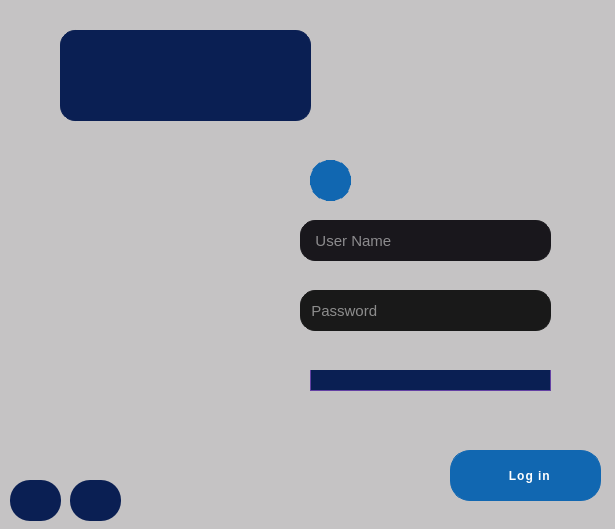
<?xml version="1.0" encoding="UTF-8"?>
<ui version="4.0">
 <class>Form</class>
 <widget class="QWidget" name="Form">
  <property name="enabled">
   <bool>true</bool>
  </property>
  <property name="geometry">
   <rect>
    <x>0</x>
    <y>0</y>
    <width>615</width>
    <height>529</height>
   </rect>
  </property>
  <property name="windowTitle">
   <string>Form</string>
  </property>
  <widget class="QFrame" name="frame">
   <property name="geometry">
    <rect>
     <x>-30</x>
     <y>0</y>
     <width>651</width>
     <height>531</height>
    </rect>
   </property>
   <property name="sizePolicy">
    <sizepolicy hsizetype="Expanding" vsizetype="Expanding">
     <horstretch>0</horstretch>
     <verstretch>0</verstretch>
    </sizepolicy>
   </property>
   <property name="autoFillBackground">
    <bool>false</bool>
   </property>
   <property name="styleSheet">
    <string notr="true">QFrame {
	background-color: rgb(197 , 195,196);
	border-radius: 0px;
}
</string>
   </property>
   <property name="frameShape">
    <enum>QFrame::StyledPanel</enum>
   </property>
   <property name="frameShadow">
    <enum>QFrame::Raised</enum>
   </property>
   <widget class="QFrame" name="frame_2">
    <property name="geometry">
     <rect>
      <x>30</x>
      <y>0</y>
      <width>621</width>
      <height>531</height>
     </rect>
    </property>
    <property name="palette">
     <palette>
      <active>
       <colorrole role="Button">
        <brush brushstyle="SolidPattern">
         <color alpha="255">
          <red>197</red>
          <green>195</green>
          <blue>196</blue>
         </color>
        </brush>
       </colorrole>
       <colorrole role="Base">
        <brush brushstyle="SolidPattern">
         <color alpha="255">
          <red>197</red>
          <green>195</green>
          <blue>196</blue>
         </color>
        </brush>
       </colorrole>
       <colorrole role="Window">
        <brush brushstyle="SolidPattern">
         <color alpha="255">
          <red>197</red>
          <green>195</green>
          <blue>196</blue>
         </color>
        </brush>
       </colorrole>
      </active>
      <inactive>
       <colorrole role="Button">
        <brush brushstyle="SolidPattern">
         <color alpha="255">
          <red>197</red>
          <green>195</green>
          <blue>196</blue>
         </color>
        </brush>
       </colorrole>
       <colorrole role="Base">
        <brush brushstyle="SolidPattern">
         <color alpha="255">
          <red>197</red>
          <green>195</green>
          <blue>196</blue>
         </color>
        </brush>
       </colorrole>
       <colorrole role="Window">
        <brush brushstyle="SolidPattern">
         <color alpha="255">
          <red>197</red>
          <green>195</green>
          <blue>196</blue>
         </color>
        </brush>
       </colorrole>
      </inactive>
      <disabled>
       <colorrole role="Button">
        <brush brushstyle="SolidPattern">
         <color alpha="255">
          <red>197</red>
          <green>195</green>
          <blue>196</blue>
         </color>
        </brush>
       </colorrole>
       <colorrole role="Base">
        <brush brushstyle="SolidPattern">
         <color alpha="255">
          <red>197</red>
          <green>195</green>
          <blue>196</blue>
         </color>
        </brush>
       </colorrole>
       <colorrole role="Window">
        <brush brushstyle="SolidPattern">
         <color alpha="255">
          <red>197</red>
          <green>195</green>
          <blue>196</blue>
         </color>
        </brush>
       </colorrole>
      </disabled>
     </palette>
    </property>
    <property name="layoutDirection">
     <enum>Qt::RightToLeft</enum>
    </property>
    <property name="styleSheet">
     <string notr="true"/>
    </property>
    <property name="frameShape">
     <enum>QFrame::StyledPanel</enum>
    </property>
    <property name="frameShadow">
     <enum>QFrame::Raised</enum>
    </property>
    <widget class="QLineEdit" name="lineEdit">
     <property name="geometry">
      <rect>
       <x>300</x>
       <y>220</y>
       <width>251</width>
       <height>41</height>
      </rect>
     </property>
     <property name="palette">
      <palette>
       <active>
        <colorrole role="Button">
         <brush brushstyle="SolidPattern">
          <color alpha="255">
           <red>25</red>
           <green>23</green>
           <blue>28</blue>
          </color>
         </brush>
        </colorrole>
        <colorrole role="Text">
         <brush brushstyle="SolidPattern">
          <color alpha="255">
           <red>255</red>
           <green>255</green>
           <blue>255</blue>
          </color>
         </brush>
        </colorrole>
        <colorrole role="Base">
         <brush brushstyle="SolidPattern">
          <color alpha="255">
           <red>25</red>
           <green>23</green>
           <blue>28</blue>
          </color>
         </brush>
        </colorrole>
        <colorrole role="Window">
         <brush brushstyle="SolidPattern">
          <color alpha="255">
           <red>25</red>
           <green>23</green>
           <blue>28</blue>
          </color>
         </brush>
        </colorrole>
        <colorrole role="PlaceholderText">
         <brush brushstyle="SolidPattern">
          <color alpha="128">
           <red>255</red>
           <green>255</green>
           <blue>255</blue>
          </color>
         </brush>
        </colorrole>
       </active>
       <inactive>
        <colorrole role="Button">
         <brush brushstyle="SolidPattern">
          <color alpha="255">
           <red>25</red>
           <green>23</green>
           <blue>28</blue>
          </color>
         </brush>
        </colorrole>
        <colorrole role="Text">
         <brush brushstyle="SolidPattern">
          <color alpha="255">
           <red>255</red>
           <green>255</green>
           <blue>255</blue>
          </color>
         </brush>
        </colorrole>
        <colorrole role="Base">
         <brush brushstyle="SolidPattern">
          <color alpha="255">
           <red>25</red>
           <green>23</green>
           <blue>28</blue>
          </color>
         </brush>
        </colorrole>
        <colorrole role="Window">
         <brush brushstyle="SolidPattern">
          <color alpha="255">
           <red>25</red>
           <green>23</green>
           <blue>28</blue>
          </color>
         </brush>
        </colorrole>
        <colorrole role="PlaceholderText">
         <brush brushstyle="SolidPattern">
          <color alpha="128">
           <red>255</red>
           <green>255</green>
           <blue>255</blue>
          </color>
         </brush>
        </colorrole>
       </inactive>
       <disabled>
        <colorrole role="Button">
         <brush brushstyle="SolidPattern">
          <color alpha="255">
           <red>25</red>
           <green>23</green>
           <blue>28</blue>
          </color>
         </brush>
        </colorrole>
        <colorrole role="Text">
         <brush brushstyle="SolidPattern">
          <color alpha="255">
           <red>120</red>
           <green>120</green>
           <blue>120</blue>
          </color>
         </brush>
        </colorrole>
        <colorrole role="Base">
         <brush brushstyle="SolidPattern">
          <color alpha="255">
           <red>25</red>
           <green>23</green>
           <blue>28</blue>
          </color>
         </brush>
        </colorrole>
        <colorrole role="Window">
         <brush brushstyle="SolidPattern">
          <color alpha="255">
           <red>25</red>
           <green>23</green>
           <blue>28</blue>
          </color>
         </brush>
        </colorrole>
        <colorrole role="PlaceholderText">
         <brush brushstyle="SolidPattern">
          <color alpha="128">
           <red>0</red>
           <green>0</green>
           <blue>0</blue>
          </color>
         </brush>
        </colorrole>
       </disabled>
      </palette>
     </property>
     <property name="font">
      <font>
       <pointsize>11</pointsize>
      </font>
     </property>
     <property name="autoFillBackground">
      <bool>false</bool>
     </property>
     <property name="styleSheet">
      <string notr="true">QLineEdit {
	background-color: #19171c;
	border-radius: 15px;
border: 1px solid #19171c;
}
</string>
     </property>
     <property name="text">
      <string/>
     </property>
     <property name="maxLength">
      <number>15</number>
     </property>
     <property name="frame">
      <bool>true</bool>
     </property>
     <property name="cursorPosition">
      <number>0</number>
     </property>
     <property name="readOnly">
      <bool>false</bool>
     </property>
     <property name="placeholderText">
      <string>   User Name</string>
     </property>
     <property name="clearButtonEnabled">
      <bool>true</bool>
     </property>
    </widget>
    <widget class="QLineEdit" name="lineEdit_password">
     <property name="geometry">
      <rect>
       <x>300</x>
       <y>290</y>
       <width>251</width>
       <height>41</height>
      </rect>
     </property>
     <property name="palette">
      <palette>
       <active>
        <colorrole role="Button">
         <brush brushstyle="SolidPattern">
          <color alpha="255">
           <red>25</red>
           <green>25</green>
           <blue>25</blue>
          </color>
         </brush>
        </colorrole>
        <colorrole role="Text">
         <brush brushstyle="SolidPattern">
          <color alpha="255">
           <red>255</red>
           <green>255</green>
           <blue>255</blue>
          </color>
         </brush>
        </colorrole>
        <colorrole role="Base">
         <brush brushstyle="SolidPattern">
          <color alpha="255">
           <red>25</red>
           <green>25</green>
           <blue>25</blue>
          </color>
         </brush>
        </colorrole>
        <colorrole role="Window">
         <brush brushstyle="SolidPattern">
          <color alpha="255">
           <red>25</red>
           <green>25</green>
           <blue>25</blue>
          </color>
         </brush>
        </colorrole>
        <colorrole role="PlaceholderText">
         <brush brushstyle="SolidPattern">
          <color alpha="128">
           <red>255</red>
           <green>255</green>
           <blue>255</blue>
          </color>
         </brush>
        </colorrole>
       </active>
       <inactive>
        <colorrole role="Button">
         <brush brushstyle="SolidPattern">
          <color alpha="255">
           <red>25</red>
           <green>25</green>
           <blue>25</blue>
          </color>
         </brush>
        </colorrole>
        <colorrole role="Text">
         <brush brushstyle="SolidPattern">
          <color alpha="255">
           <red>255</red>
           <green>255</green>
           <blue>255</blue>
          </color>
         </brush>
        </colorrole>
        <colorrole role="Base">
         <brush brushstyle="SolidPattern">
          <color alpha="255">
           <red>25</red>
           <green>25</green>
           <blue>25</blue>
          </color>
         </brush>
        </colorrole>
        <colorrole role="Window">
         <brush brushstyle="SolidPattern">
          <color alpha="255">
           <red>25</red>
           <green>25</green>
           <blue>25</blue>
          </color>
         </brush>
        </colorrole>
        <colorrole role="PlaceholderText">
         <brush brushstyle="SolidPattern">
          <color alpha="128">
           <red>255</red>
           <green>255</green>
           <blue>255</blue>
          </color>
         </brush>
        </colorrole>
       </inactive>
       <disabled>
        <colorrole role="Button">
         <brush brushstyle="SolidPattern">
          <color alpha="255">
           <red>25</red>
           <green>25</green>
           <blue>25</blue>
          </color>
         </brush>
        </colorrole>
        <colorrole role="Text">
         <brush brushstyle="SolidPattern">
          <color alpha="255">
           <red>120</red>
           <green>120</green>
           <blue>120</blue>
          </color>
         </brush>
        </colorrole>
        <colorrole role="Base">
         <brush brushstyle="SolidPattern">
          <color alpha="255">
           <red>25</red>
           <green>25</green>
           <blue>25</blue>
          </color>
         </brush>
        </colorrole>
        <colorrole role="Window">
         <brush brushstyle="SolidPattern">
          <color alpha="255">
           <red>25</red>
           <green>25</green>
           <blue>25</blue>
          </color>
         </brush>
        </colorrole>
        <colorrole role="PlaceholderText">
         <brush brushstyle="SolidPattern">
          <color alpha="128">
           <red>0</red>
           <green>0</green>
           <blue>0</blue>
          </color>
         </brush>
        </colorrole>
       </disabled>
      </palette>
     </property>
     <property name="font">
      <font>
       <pointsize>11</pointsize>
      </font>
     </property>
     <property name="styleSheet">
      <string notr="true">QLineEdit {
	background-color: rgb(25, 25, 25);
	border-radius: 15px;
border: 1px solid rgb(25, 25, 25);
}
</string>
     </property>
     <property name="text">
      <string/>
     </property>
     <property name="maxLength">
      <number>15</number>
     </property>
     <property name="placeholderText">
      <string>  Password</string>
     </property>
     <property name="clearButtonEnabled">
      <bool>true</bool>
     </property>
    </widget>
    <widget class="QPushButton" name="login_btn">
     <property name="geometry">
      <rect>
       <x>450</x>
       <y>450</y>
       <width>151</width>
       <height>51</height>
      </rect>
     </property>
     <property name="cursor">
      <cursorShape>PointingHandCursor</cursorShape>
     </property>
     <property name="layoutDirection">
      <enum>Qt::RightToLeft</enum>
     </property>
     <property name="styleSheet">
      <string notr="true">QPushButton {
	border-radius: 20px;
	border: 1px solid #1167b1;
	background-color: #1167b1;
	color: #FFFFFF;
	font-size: 12px;
	font-weight: bold;
	padding: 12px 45px;
	letter-spacing: 1px;
	text-transform: uppercase;
	transition: transform 80ms ease-in;
}

QPushButton:hover {
border: 1px solid rgb(0,0, 0);
}

QPushButton:pressed {
	background-color: rgb(0, 0, 0);
}
</string>
     </property>
     <property name="text">
      <string>  Log in</string>
     </property>
    </widget>
    <widget class="QLabel" name="label_2">
     <property name="geometry">
      <rect>
       <x>310</x>
       <y>370</y>
       <width>241</width>
       <height>24</height>
      </rect>
     </property>
     <property name="layoutDirection">
      <enum>Qt::RightToLeft</enum>
     </property>
     <property name="autoFillBackground">
      <bool>false</bool>
     </property>
     <property name="styleSheet">
      <string notr="true">QFrame {
	background-color:#0a1f53;
	border-radius: 15px;
	border: 1px solid #6441a4;
	font-size: 14px;
	font-weight: 100;
	line-height: 20px;
	letter-spacing: 0.5px;
	margin: 20px 0 30px;
}

</string>
     </property>
     <property name="text">
      <string/>
     </property>
    </widget>
    <widget class="QPushButton" name="pushButton">
     <property name="geometry">
      <rect>
       <x>310</x>
       <y>160</y>
       <width>41</width>
       <height>41</height>
      </rect>
     </property>
     <property name="styleSheet">
      <string notr="true">QPushButton {
	border-radius: 20px;
	border: 10px solid #1167b1;
	background-color: #1167b1;
	color: #1167b1;
	font-size: 12px;
	font-weight: bold;
	padding: 12px 45px;
	letter-spacing: 1px;
	text-transform: uppercase;
	transition: transform 80ms ease-in;
text-align: center;
}

QPushButton:hover {
border: 1px solid rgb(0,0, 0);
}

QPushButton:pressed {
	background-color: rgb(0, 0, 0);
}
</string>
     </property>
     <property name="text">
      <string/>
     </property>
     <property name="icon">
      <iconset>
       <normaloff>images/google.png</normaloff>images/google.png</iconset>
     </property>
    </widget>
    <widget class="QLabel" name="label_3">
     <property name="geometry">
      <rect>
       <x>60</x>
       <y>10</y>
       <width>251</width>
       <height>141</height>
      </rect>
     </property>
     <property name="palette">
      <palette>
       <active>
        <colorrole role="Button">
         <brush brushstyle="SolidPattern">
          <color alpha="255">
           <red>10</red>
           <green>31</green>
           <blue>83</blue>
          </color>
         </brush>
        </colorrole>
        <colorrole role="Base">
         <brush brushstyle="SolidPattern">
          <color alpha="255">
           <red>10</red>
           <green>31</green>
           <blue>83</blue>
          </color>
         </brush>
        </colorrole>
        <colorrole role="Window">
         <brush brushstyle="SolidPattern">
          <color alpha="255">
           <red>10</red>
           <green>31</green>
           <blue>83</blue>
          </color>
         </brush>
        </colorrole>
       </active>
       <inactive>
        <colorrole role="Button">
         <brush brushstyle="SolidPattern">
          <color alpha="255">
           <red>10</red>
           <green>31</green>
           <blue>83</blue>
          </color>
         </brush>
        </colorrole>
        <colorrole role="Base">
         <brush brushstyle="SolidPattern">
          <color alpha="255">
           <red>10</red>
           <green>31</green>
           <blue>83</blue>
          </color>
         </brush>
        </colorrole>
        <colorrole role="Window">
         <brush brushstyle="SolidPattern">
          <color alpha="255">
           <red>10</red>
           <green>31</green>
           <blue>83</blue>
          </color>
         </brush>
        </colorrole>
       </inactive>
       <disabled>
        <colorrole role="Button">
         <brush brushstyle="SolidPattern">
          <color alpha="255">
           <red>10</red>
           <green>31</green>
           <blue>83</blue>
          </color>
         </brush>
        </colorrole>
        <colorrole role="Base">
         <brush brushstyle="SolidPattern">
          <color alpha="255">
           <red>10</red>
           <green>31</green>
           <blue>83</blue>
          </color>
         </brush>
        </colorrole>
        <colorrole role="Window">
         <brush brushstyle="SolidPattern">
          <color alpha="255">
           <red>10</red>
           <green>31</green>
           <blue>83</blue>
          </color>
         </brush>
        </colorrole>
       </disabled>
      </palette>
     </property>
     <property name="styleSheet">
      <string notr="true">QFrame {
	background-color:#0a1f53;
	border-radius: 15px;
	border: 1px solid #0a1f53;
	font-size: 14px;
	font-weight: 100;
	line-height: 20px;
	letter-spacing: 0.5px;
	margin: 20px 0 30px;
}
</string>
     </property>
     <property name="text">
      <string/>
     </property>
     <property name="pixmap">
      <pixmap>images/dorsa2.png</pixmap>
     </property>
     <property name="scaledContents">
      <bool>true</bool>
     </property>
    </widget>
    <widget class="QLabel" name="label">
     <property name="geometry">
      <rect>
       <x>-230</x>
       <y>-20</y>
       <width>851</width>
       <height>581</height>
      </rect>
     </property>
     <property name="palette">
      <palette>
       <active>
        <colorrole role="WindowText">
         <brush brushstyle="SolidPattern">
          <color alpha="255">
           <red>255</red>
           <green>0</green>
           <blue>0</blue>
          </color>
         </brush>
        </colorrole>
        <colorrole role="Button">
         <brush brushstyle="SolidPattern">
          <color alpha="255">
           <red>197</red>
           <green>195</green>
           <blue>196</blue>
          </color>
         </brush>
        </colorrole>
        <colorrole role="Base">
         <brush brushstyle="SolidPattern">
          <color alpha="255">
           <red>197</red>
           <green>195</green>
           <blue>196</blue>
          </color>
         </brush>
        </colorrole>
        <colorrole role="Window">
         <brush brushstyle="SolidPattern">
          <color alpha="255">
           <red>197</red>
           <green>195</green>
           <blue>196</blue>
          </color>
         </brush>
        </colorrole>
       </active>
       <inactive>
        <colorrole role="WindowText">
         <brush brushstyle="SolidPattern">
          <color alpha="255">
           <red>255</red>
           <green>0</green>
           <blue>0</blue>
          </color>
         </brush>
        </colorrole>
        <colorrole role="Button">
         <brush brushstyle="SolidPattern">
          <color alpha="255">
           <red>197</red>
           <green>195</green>
           <blue>196</blue>
          </color>
         </brush>
        </colorrole>
        <colorrole role="Base">
         <brush brushstyle="SolidPattern">
          <color alpha="255">
           <red>197</red>
           <green>195</green>
           <blue>196</blue>
          </color>
         </brush>
        </colorrole>
        <colorrole role="Window">
         <brush brushstyle="SolidPattern">
          <color alpha="255">
           <red>197</red>
           <green>195</green>
           <blue>196</blue>
          </color>
         </brush>
        </colorrole>
       </inactive>
       <disabled>
        <colorrole role="WindowText">
         <brush brushstyle="SolidPattern">
          <color alpha="255">
           <red>120</red>
           <green>120</green>
           <blue>120</blue>
          </color>
         </brush>
        </colorrole>
        <colorrole role="Button">
         <brush brushstyle="SolidPattern">
          <color alpha="255">
           <red>197</red>
           <green>195</green>
           <blue>196</blue>
          </color>
         </brush>
        </colorrole>
        <colorrole role="Base">
         <brush brushstyle="SolidPattern">
          <color alpha="255">
           <red>197</red>
           <green>195</green>
           <blue>196</blue>
          </color>
         </brush>
        </colorrole>
        <colorrole role="Window">
         <brush brushstyle="SolidPattern">
          <color alpha="255">
           <red>197</red>
           <green>195</green>
           <blue>196</blue>
          </color>
         </brush>
        </colorrole>
       </disabled>
      </palette>
     </property>
     <property name="styleSheet">
      <string notr="true">border : #6441a4;</string>
     </property>
     <property name="frameShape">
      <enum>QFrame::Panel</enum>
     </property>
     <property name="text">
      <string/>
     </property>
     <property name="pixmap">
      <pixmap>images/blue-2066341_1280.png</pixmap>
     </property>
     <property name="scaledContents">
      <bool>true</bool>
     </property>
    </widget>
    <widget class="QPushButton" name="setting_btn">
     <property name="geometry">
      <rect>
       <x>70</x>
       <y>480</y>
       <width>51</width>
       <height>41</height>
      </rect>
     </property>
     <property name="cursor">
      <cursorShape>PointingHandCursor</cursorShape>
     </property>
     <property name="layoutDirection">
      <enum>Qt::RightToLeft</enum>
     </property>
     <property name="styleSheet">
      <string notr="true">QPushButton {
	border-radius: 20px;
	border: 0px solid #1167b1;
	background-color:#0a1f53;
	color: #FFFFFF;
	font-size: 12px;
	font-weight: bold;
	padding: 12px 45px;
	letter-spacing: 1px;
	text-transform: uppercase;
	transition: transform 80ms ease-in;
}


QPushButton:hover {
	font-size: 12px;
	font-weight: bold;
	padding: 12px 45px;
	background-color:rgb(110,110,255);
}


QPushButton:pressed {
	background-color: rgb(0, 0, 0);
}
</string>
     </property>
     <property name="text">
      <string/>
     </property>
     <property name="icon">
      <iconset>
       <normaloff>images/setting.png</normaloff>images/setting.png</iconset>
     </property>
     <property name="iconSize">
      <size>
       <width>40</width>
       <height>52</height>
      </size>
     </property>
    </widget>
    <widget class="QPushButton" name="close_btn">
     <property name="geometry">
      <rect>
       <x>10</x>
       <y>480</y>
       <width>51</width>
       <height>41</height>
      </rect>
     </property>
     <property name="cursor">
      <cursorShape>PointingHandCursor</cursorShape>
     </property>
     <property name="layoutDirection">
      <enum>Qt::RightToLeft</enum>
     </property>
     <property name="styleSheet">
      <string notr="true">QPushButton {
	border-radius: 20px;
	border: 0px solid #1167b1;
	background-color:#0a1f53;
	color: #FFFFFF;
	font-size: 12px;
	font-weight: bold;
	padding: 12px 45px;
	letter-spacing: 1px;
	text-transform: uppercase;
	transition: transform 80ms ease-in;
}

QPushButton:hover {
	font-size: 12px;
	font-weight: bold;
	padding: 12px 45px;
	background-color:rgb(110,110,255);
}


QPushButton:pressed {
	background-color: rgb(0, 0, 0);
}
</string>
     </property>
     <property name="text">
      <string/>
     </property>
     <property name="icon">
      <iconset>
       <normaloff>C:/Users/milad/Downloads/emergency-exit.png</normaloff>C:/Users/milad/Downloads/emergency-exit.png</iconset>
     </property>
     <property name="iconSize">
      <size>
       <width>40</width>
       <height>52</height>
      </size>
     </property>
    </widget>
    <zorder>label</zorder>
    <zorder>lineEdit</zorder>
    <zorder>lineEdit_password</zorder>
    <zorder>login_btn</zorder>
    <zorder>label_2</zorder>
    <zorder>pushButton</zorder>
    <zorder>label_3</zorder>
    <zorder>setting_btn</zorder>
    <zorder>close_btn</zorder>
   </widget>
  </widget>
 </widget>
 <resources>
  <include location="../PySide-Responsive-ui-master/resources.qrc"/>
 </resources>
 <connections/>
</ui>
